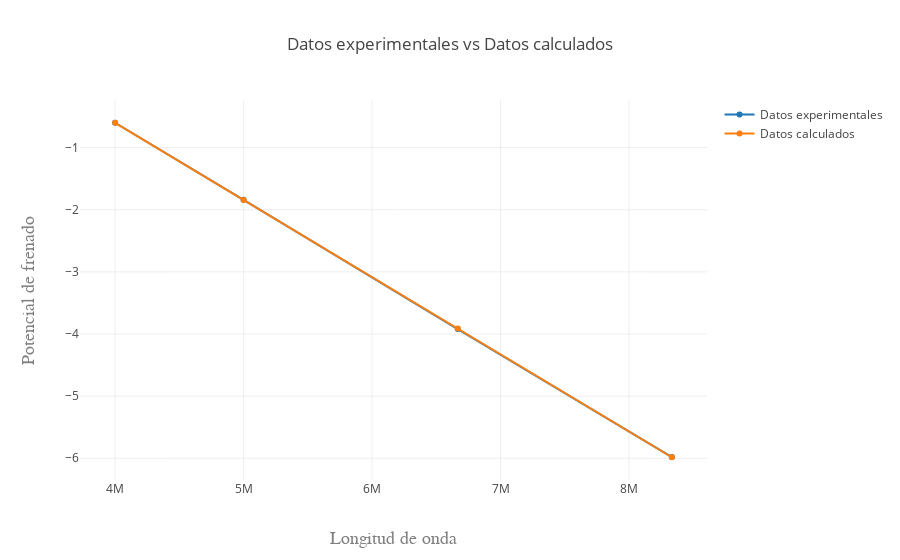

Here is the notebook cell this chart was saved with:
### Code cell
/*************************************************************************
*  Dibujar gráfica: datos experimentales vs datos calculados - zinc
**************************************************************************/
datos = [
  { x: inversa_de_longitudes_de_onda_zinc, y: voltajes_medidos_zinc, name: 'Datos experimentales' }, 
  
  { x: inversa_de_longitudes_de_onda_zinc, y: voltajes_calculados_zinc, name: 'Datos calculados' }
];
var layout = {
  title: 'Datos experimentales vs Datos calculados',
  xaxis: { title: 'Longitud de onda en MHz', titlefont: { family: 'Courier New, monospace', size: 18, color: '#7f7f7f' } },
  yaxis: { title: 'Potencial de frenado en V', titlefont: { family: 'Courier New, monospace', size: 18, color: '#7f7f7f' } }
};
Plotly(datos, layout);

### Figure 1 — Plotly figure (JSON) as saved in the notebook; plotly's stock layout.template omitted (floating-point values rounded to 4 significant figures)
{"data": [{"name": "Datos experimentales", "x": [8333000.0, 6667000.0, 5000000, 4000000.0], "y": [-5.98, -3.92, -1.84, -0.6]}, {"name": "Datos calculados", "x": [8333000.0, 6667000.0, 5000000, 4000000.0], "y": [-5.984, -3.913, -1.843, -0.6005]}], "layout": {"title": "Datos experimentales vs Datos calculados", "xaxis": {"title": "Longitud de onda", "titlefont": {"color": "#7f7f7f", "family": "Courier New, monospace", "size": 18}}, "yaxis": {"title": "Potencial de frenado", "titlefont": {"color": "#7f7f7f", "family": "Courier New, monospace", "size": 18}}}}
